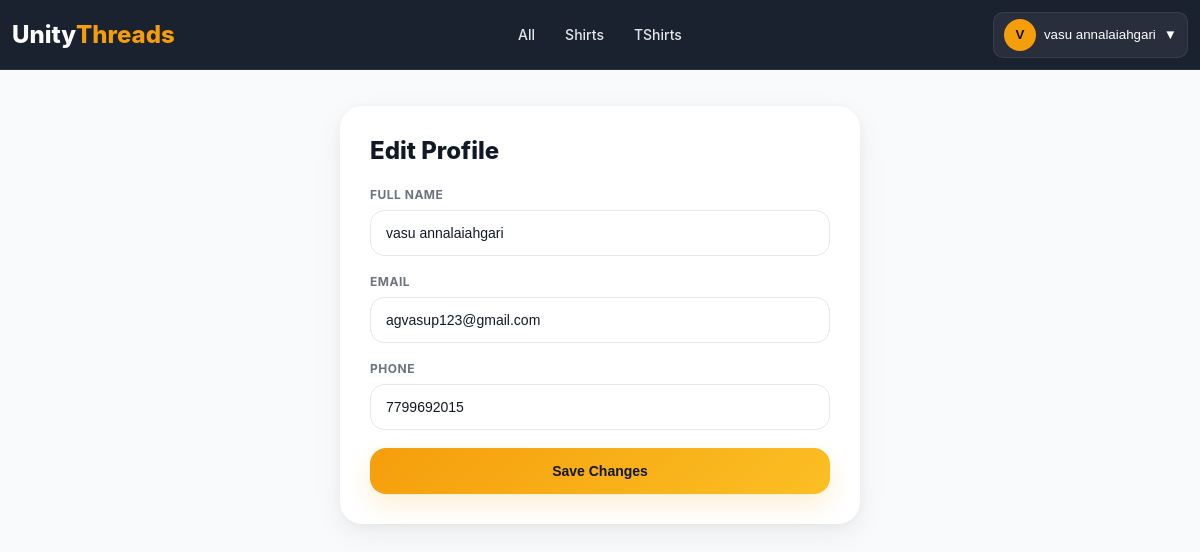
/profile/edit/ (signed in), run on an earlier commit of the app's database.
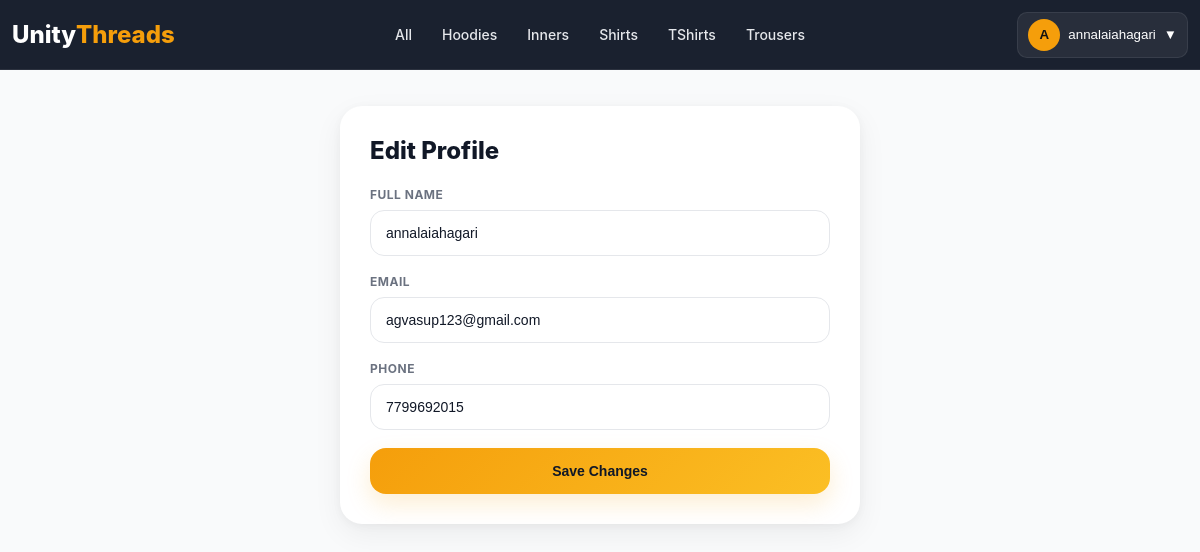
And on a later commit of the database.
### products/models.py (models this page shows, shortened)
class BaseModel(models.Model):
    created_at = models.DateTimeField(
        auto_now_add=True
    )
    updated_at = models.DateTimeField(
        auto_now=True
    )
    class Meta:
        abstract = True

class Category(BaseModel):
    name = models.CharField(
        max_length=100,
        unique=True
    )
    slug = models.SlugField(
        unique=True,
        blank=True
    )
    image = models.ImageField(
        upload_to='categories/',
        blank=True,
        null=True
    )
    is_active = models.BooleanField(default=True)
    class Meta:
        verbose_name_plural = "Categories"
        ordering = ['name']
        indexes = [
            models.Index(fields=['slug']),
            models.Index(fields=['is_active']),
        ]

### accounts/models.py (models this page shows, shortened)
class User(AbstractUser):
    username = None
    email = models.EmailField(
        unique=True
    )
    phone = models.CharField(
        max_length=10,
        unique=True
    )
    full_name = models.CharField(
        max_length=150
    )
    is_email_verified = models.BooleanField(
        default=False
    )
    USERNAME_FIELD = "email"
    REQUIRED_FIELDS = ["phone"]
    objects = UserManager()

### accounts/views.py (the view, shortened to what this page needs)
# urls.py: path("profile/edit/",edit_profile_view, name="edit_profile"),
@login_required
def edit_profile_view(request):
    user = request.user
    profile, created = UserProfile.objects.get_or_create(user=user)
    return render(request, "accounts/edit_profile.html", {
        "profile": profile
    })

### home/context_processors.py (called while the page is built)
def global_data(request):
    return {
        "categories": Category.objects.all()
    }

### accounts/templates/accounts/edit_profile.html (shortened to what this page needs)
{% load static %}
<!DOCTYPE html>
<html lang="en">
<head>
</head>
<body>
    {% include "partials/navbar.html" %}
    <div class="edit-profile-page">
        <div class="box">
            <h2>Edit Profile</h2>
            <form method="POST">
                <div class="form-group">
                    <label>
                        Full Name
                    </label>
                    <input
                        type="text"
                        name="full_name"
                        value="{{ request.user.full_name|default_if_none:'' }}"
                        placeholder="Enter your full name"
                        required
                    >
                </div>
                <div class="form-group">
                    <label>
                        Email
                    </label>
                    <input
                        type="email"
                        name="email"
                        value="{{ request.user.email }}"
                        placeholder="Enter your email"
                        required
                    >
                </div>
                <div class="form-group">
                    <label>
                        Phone
                    </label>
                    <input
                        type="text"
                        name="phone"
                        value="{{ profile.phone|default_if_none:'' }}"
                        placeholder="Enter your phone number"
                        required
                    >
                </div>
                <button
                    type="submit"
                    class="save-btn"
                >
                    Save Changes
                </button>
            </form>
        </div>
    </div>
</body>
</html>

### home/templates/partials/navbar.html (shortened to what this page needs)
{% load static %}
<link rel="stylesheet" href="{% static 'home/css/navbar.css' %}">
<header class="header" id="header">
    <a href="/" class="logo">
        Unity<span>Threads</span>
    </a>
      <nav class="nav" id="nav">
    <a href="{% url 'product_list' %}">All</a>
    {% for category in categories %}
        <a href="{% url 'product_list' %}?category={{ category.slug }}">
            {{ category.name }}
        </a>
    {% endfor %}
</nav>
    <div class="nav-actions">
        {% if request.user.is_authenticated %}
        <div class="account-dropdown" id="accountWrapper">
            <button class="account-btn" id="accountBtn" type="button">
                <span class="account-avatar">
                    {{ request.user.full_name|default:request.user.email|first|upper }}
                </span>
                <span class="account-name">
                    {{ request.user.full_name|default:request.user.email }}
                </span>
                <span class="dropdown-icon">▼</span>
            </button>
        </div>
        {% endif %}
    </div>
</header>

What changed in the data, as far as the page shows it:
added Category: name "Hoodies"
added Category: name "Inners"
added Category: name "Trousers"
changed User "agvasup123@gmail.com": user.full_name|first "V" → "A"; user.full_name "vasu annalaiahgari" → "annalaiahagari"; full_name "vasu annalaiahgari" → "annalaiahagari"
